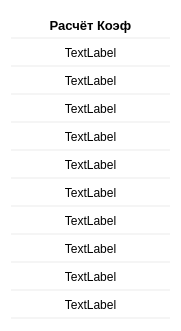
  <widget class="QWidget" name="widget_3" native="true">
   <property name="geometry">
    <rect>
     <x>770</x>
     <y>70</y>
     <width>181</width>
     <height>331</height>
    </rect>
   </property>
   <property name="sizePolicy">
    <sizepolicy hsizetype="Expanding" vsizetype="Expanding">
     <horstretch>0</horstretch>
     <verstretch>0</verstretch>
    </sizepolicy>
   </property>
   <property name="styleSheet">
    <string notr="true">background-color: rgb(255, 255, 255);
</string>
   </property>
   <layout class="QGridLayout" name="gridLayout">
    <item row="0" column="0">
     <layout class="QVBoxLayout" name="verticalLayout_5">
      <property name="spacing">
       <number>0</number>
      </property>
      <item>
       <layout class="QHBoxLayout" name="horizontalLayout_13">
        <property name="spacing">
         <number>0</number>
        </property>
        <item>
         <widget class="QLabel" name="label">
          <property name="minimumSize">
           <size>
            <width>0</width>
            <height>28</height>
           </size>
          </property>
          <property name="maximumSize">
           <size>
            <width>16777215</width>
            <height>28</height>
           </size>
          </property>
          <property name="font">
           <font>
            <pointsize>10</pointsize>
            <weight>75</weight>
            <bold>true</bold>
           </font>
          </property>
          <property name="styleSheet">
           <string notr="true">background-color: rgb(255, 255, 255);
border-bottom: 2px solid #F5F5F5;
</string>
          </property>
          <property name="text">
           <string>Расчёт Коэф</string>
          </property>
          <property name="alignment">
           <set>Qt::AlignCenter</set>
          </property>
         </widget>
        </item>
       </layout>
      </item>
      <item>
       <layout class="QHBoxLayout" name="horizontalLayout_16">
        <property name="spacing">
         <number>0</number>
        </property>
        <item>
         <widget class="QLabel" name="label_67">
          <property name="minimumSize">
           <size>
            <width>0</width>
            <height>28</height>
           </size>
          </property>
          <property name="maximumSize">
           <size>
            <width>16777215</width>
            <height>28</height>
           </size>
          </property>
          <property name="styleSheet">
           <string notr="true">background-color: rgb(255, 255, 255);
border-bottom: 2px solid #F5F5F5;
</string>
          </property>
          <property name="text">
           <string>TextLabel</string>
          </property>
          <property name="alignment">
           <set>Qt::AlignCenter</set>
          </property>
         </widget>
        </item>
       </layout>
      </item>
      <item>
       <layout class="QHBoxLayout" name="horizontalLayout_19">
        <property name="spacing">
         <number>0</number>
        </property>
        <item>
         <widget class="QLabel" name="label_70">
          <property name="minimumSize">
           <size>
            <width>0</width>
            <height>28</height>
           </size>
          </property>
          <property name="maximumSize">
           <size>
            <width>16777215</width>
            <height>28</height>
           </size>
          </property>
          <property name="styleSheet">
           <string notr="true">background-color: rgb(255, 255, 255);
border-bottom: 2px solid #F5F5F5;
</string>
          </property>
          <property name="text">
           <string>TextLabel</string>
          </property>
          <property name="alignment">
           <set>Qt::AlignCenter</set>
          </property>
         </widget>
        </item>
       </layout>
      </item>
      <item>
       <layout class="QHBoxLayout" name="horizontalLayout_20">
        <property name="spacing">
         <number>0</number>
        </property>
        <item>
         <widget class="QLabel" name="label_71">
          <property name="minimumSize">
           <size>
            <width>0</width>
            <height>28</height>
           </size>
          </property>
          <property name="maximumSize">
           <size>
            <width>16777215</width>
            <height>28</height>
           </size>
          </property>
          <property name="styleSheet">
           <string notr="true">background-color: rgb(255, 255, 255);
border-bottom: 2px solid #F5F5F5;
</string>
          </property>
          <property name="text">
           <string>TextLabel</string>
          </property>
          <property name="alignment">
           <set>Qt::AlignCenter</set>
          </property>
         </widget>
        </item>
       </layout>
      </item>
      <item>
       <layout class="QHBoxLayout" name="horizontalLayout_22">
        <property name="spacing">
         <number>0</number>
        </property>
        <item>
         <widget class="QLabel" name="label_73">
          <property name="minimumSize">
           <size>
            <width>0</width>
            <height>28</height>
           </size>
          </property>
          <property name="maximumSize">
           <size>
            <width>16777215</width>
            <height>28</height>
           </size>
          </property>
          <property name="styleSheet">
           <string notr="true">background-color: rgb(255, 255, 255);
border-bottom: 2px solid #F5F5F5;
</string>
          </property>
          <property name="text">
           <string>TextLabel</string>
          </property>
          <property name="alignment">
           <set>Qt::AlignCenter</set>
          </property>
         </widget>
        </item>
       </layout>
      </item>
      <item>
       <layout class="QHBoxLayout" name="horizontalLayout_18">
        <property name="spacing">
         <number>0</number>
        </property>
        <item>
         <widget class="QLabel" name="label_69">
          <property name="minimumSize">
           <size>
            <width>0</width>
            <height>28</height>
           </size>
          </property>
          <property name="maximumSize">
           <size>
            <width>16777215</width>
            <height>28</height>
           </size>
          </property>
          <property name="styleSheet">
           <string notr="true">background-color: rgb(255, 255, 255);
border-bottom: 2px solid #F5F5F5;
</string>
          </property>
          <property name="text">
           <string>TextLabel</string>
          </property>
          <property name="alignment">
           <set>Qt::AlignCenter</set>
          </property>
         </widget>
        </item>
       </layout>
      </item>
      <item>
       <layout class="QHBoxLayout" name="horizontalLayout_17">
        <property name="spacing">
         <number>0</number>
        </property>
        <item>
         <widget class="QLabel" name="label_68">
          <property name="minimumSize">
           <size>
            <width>0</width>
            <height>28</height>
           </size>
          </property>
          <property name="maximumSize">
           <size>
            <width>16777215</width>
            <height>28</height>
           </size>
          </property>
          <property name="styleSheet">
           <string notr="true">background-color: rgb(255, 255, 255);
border-bottom: 2px solid #F5F5F5;
</string>
          </property>
          <property name="text">
           <string>TextLabel</string>
          </property>
          <property name="alignment">
           <set>Qt::AlignCenter</set>
          </property>
         </widget>
        </item>
       </layout>
      </item>
      <item>
       <layout class="QHBoxLayout" name="horizontalLayout_21">
        <property name="spacing">
         <number>0</number>
        </property>
        <item>
         <widget class="QLabel" name="label_72">
          <property name="minimumSize">
           <size>
            <width>0</width>
            <height>28</height>
           </size>
          </property>
          <property name="maximumSize">
           <size>
            <width>16777215</width>
            <height>28</height>
           </size>
          </property>
          <property name="styleSheet">
           <string notr="true">background-color: rgb(255, 255, 255);
border-bottom: 2px solid #F5F5F5;
</string>
          </property>
          <property name="text">
           <string>TextLabel</string>
          </property>
          <property name="alignment">
           <set>Qt::AlignCenter</set>
          </property>
         </widget>
        </item>
       </layout>
      </item>
      <item>
       <layout class="QHBoxLayout" name="horizontalLayout_23">
        <property name="spacing">
         <number>0</number>
        </property>
        <item>
         <widget class="QLabel" name="label_74">
          <property name="minimumSize">
           <size>
            <width>0</width>
            <height>28</height>
           </size>
          </property>
          <property name="maximumSize">
           <size>
            <width>16777215</width>
            <height>28</height>
           </size>
          </property>
          <property name="styleSheet">
           <string notr="true">background-color: rgb(255, 255, 255);
border-bottom: 2px solid #F5F5F5;
</string>
          </property>
          <property name="text">
           <string>TextLabel</string>
          </property>
          <property name="alignment">
           <set>Qt::AlignCenter</set>
          </property>
         </widget>
        </item>
       </layout>
      </item>
      <item>
       <layout class="QHBoxLayout" name="horizontalLayout_24">
        <property name="spacing">
         <number>0</number>
        </property>
        <item>
         <widget class="QLabel" name="label_75">
          <property name="minimumSize">
           <size>
            <width>0</width>
            <height>28</height>
           </size>
          </property>
          <property name="maximumSize">
           <size>
            <width>16777215</width>
            <height>28</height>
           </size>
          </property>
          <property name="styleSheet">
           <string notr="true">background-color: rgb(255, 255, 255);
border-bottom: 2px solid #F5F5F5;
</string>
          </property>
          <property name="text">
           <string>TextLabel</string>
          </property>
          <property name="alignment">
           <set>Qt::AlignCenter</set>
          </property>
         </widget>
        </item>
       </layout>
      </item>
      <item>
       <layout class="QHBoxLayout" name="horizontalLayout_25">
        <property name="spacing">
         <number>0</number>
        </property>
        <item>
         <widget class="QLabel" name="label_76">
          <property name="minimumSize">
           <size>
            <width>0</width>
            <height>28</height>
           </size>
          </property>
          <property name="maximumSize">
           <size>
            <width>16777215</width>
            <height>28</height>
           </size>
          </property>
          <property name="styleSheet">
           <string notr="true">background-color: rgb(255, 255, 255);
border-bottom: 2px solid #F5F5F5;
</string>
          </property>
          <property name="text">
           <string>TextLabel</string>
          </property>
          <property name="alignment">
           <set>Qt::AlignCenter</set>
          </property>
         </widget>
        </item>
       </layout>
      </item>
     </layout>
    </item>
   </layout>
  </widget>
